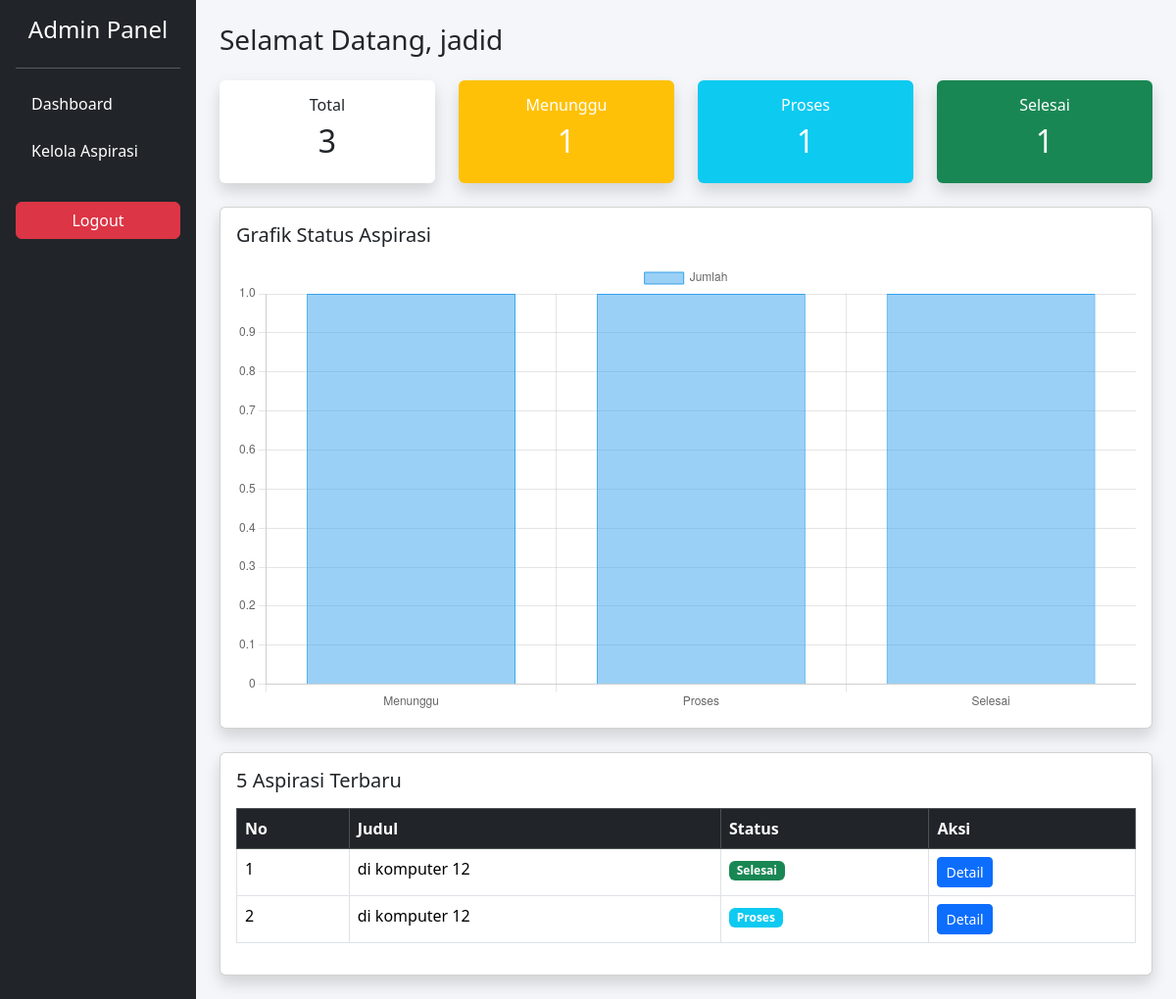
The page /admin/dashboard.php (signed in) on the database its author committed.
### tables this page shows
CREATE TABLE `aspirasi` (
  `id_aspirasi` int NOT NULL,
  `status` enum('Menunggu','Proses','Selesai') DEFAULT 'Menunggu',
  `id_pelaporan` int NOT NULL,
  `feedback` text,
  `nis` int DEFAULT NULL,
  `date_created` datetime NOT NULL DEFAULT CURRENT_TIMESTAMP
);

CREATE TABLE `input_aspirasi` (
  `id_pelaporan` int NOT NULL,
  `nis` int NOT NULL,
  `lokasi` varchar(50) NOT NULL,
  `ket` text NOT NULL,
  `id_kategori` int NOT NULL,
  `created_at` datetime NOT NULL DEFAULT CURRENT_TIMESTAMP
);

### admin/dashboard.php (the view, shortened to what this page needs)
<?php
    include "../config/config.php";
    $total = mysqli_fetch_assoc(mysqli_query($conn, "SELECT COUNT(*) as total FROM aspirasi"))['total'];
    $menunggu = mysqli_fetch_assoc(mysqli_query($conn, "SELECT COUNT(*) as total FROM aspirasi WHERE status='Menunggu'"))['total'];
    $proses = mysqli_fetch_assoc(mysqli_query($conn, "SELECT COUNT(*) as total FROM aspirasi WHERE status='Proses'"))['total'];
    $selesai = mysqli_fetch_assoc(mysqli_query($conn, "SELECT COUNT(*) as total FROM aspirasi WHERE status='Selesai'"))['total'];
    $latest = mysqli_query($conn, "
    SELECT
        a.id_pelaporan,
        a.status,
        i.lokasi
    FROM aspirasi a
    JOIN input_aspirasi i ON a.id_pelaporan = i.id_pelaporan
    ORDER BY a.id_pelaporan DESC
    LIMIT 5
    ");
    $username = mysqli_fetch_assoc(mysqli_query($conn, "SELECT username FROM admin WHERE admin_id='".$_SESSION['id']."'"))['username'];
    $username = $_SESSION['username'] ?? $username;
?>
<!doctype html>
    <html lang="en">
    <head>
    <link href="https://cdn.jsdelivr.net/npm/bootstrap@5.3.2/dist/css/bootstrap.min.css" rel="stylesheet">
    </head>
<body>
<div class="container-fluid">
    <div class="row">
        <div class="col-md-2 bg-dark text-white sidebar p-3 h-auto">
            <h4 class="text-center mb-4">Admin Panel</h4>
            <hr>
            <ul class="nav flex-column">
                <li class="nav-item mb-2">
                    <a class="nav-link text-white" href="#">Dashboard</a>
                </li>
                <li class="nav-item mb-2">
                    <a class="nav-link text-white" href="aspirasi/index.php">Kelola Aspirasi</a>
                </li>
                <li class="nav-item mt-4">
                    <a href="../logout.php" class="btn btn-danger w-100">Logout</a>
                </li>
            </ul>
        </div>
        <div class="col-md-10 p-4">
            <h3 class="mb-4">Selamat Datang, <?= $username ?> </h3>
            <div class="row g-4 mb-4">
                <div class="col-md-3">
                    <div class="card shadow border-0">
                        <div class="card-body text-center">
                            <h6>Total</h6>
                            <h2><?= $total ?></h2>
                        </div>
                    </div>
                </div>
                <div class="col-md-3">
                    <div class="card shadow border-0 bg-warning text-white">
                        <div class="card-body text-center">
                            <h6>Menunggu</h6>
                            <h2><?= $menunggu ?></h2>
                        </div>
                    </div>
                </div>
                <div class="col-md-3">
                    <div class="card shadow border-0 bg-info text-white">
                        <div class="card-body text-center">
                            <h6>Proses</h6>
                            <h2><?= $proses ?></h2>
                        </div>
                    </div>
                </div>
                <div class="col-md-3">
                    <div class="card shadow border-0 bg-success text-white">
                        <div class="card-body text-center">
                            <h6>Selesai</h6>
                            <h2><?= $selesai ?></h2>
                        </div>
                    </div>
                </div>
            </div>
            <div class="card shadow mb-4 max-width 250px">
                <div class="card-body">
                    <h5 class="mb-3">Grafik Status Aspirasi</h5>
                    <canvas id="chartStatus"></canvas>
                </div>
            </div>
            <div class="card shadow">
                <div class="card-body">
                    <h5 class="mb-3">5 Aspirasi Terbaru</h5>
                    <table class="table table-bordered">
                        <thead class="table-dark">
                            <tr>
                            <th>No</th>
                            <th>Judul</th>
                            <th>Status</th>
                            <th>Aksi</th>
                            </tr>
                        </thead>
                        <tbody>
                            <?php $no=1; while($row = mysqli_fetch_assoc($latest)){
                                if($row['status'] == "Menunggu"){
                                    $badge = "<span class='badge bg-warning'>Menunggu</span>";
                                }elseif($row['status'] == "Proses"){
                                    $badge = "<span class='badge bg-info'>Proses</span>";
                                }else{
                                    $badge = "<span class='badge bg-success'>Selesai</span>";
                                }
                                ?>
                                <tr>
                                <td><?= $no++ ?></td>
                                <td><?= $row['lokasi'] ?></td>
                                <td><?= $badge ?></td>
                                <td>
                                    <a href="aspirasi/detail.php?id=<?= $row['id_pelaporan'] ?>"
                                    class="btn btn-sm btn-primary">Detail</a>
                                </td>
                                </tr>
                            <?php } ?>
                        </tbody>
                    </table>
                </div>
            </div>
        </div>
    </div>
</div>
<script>
const ctx = document.getElementById('chartStatus');
new Chart(ctx, {
    type: 'bar',
    data: {
        labels: ['Menunggu', 'Proses', 'Selesai'],
        datasets: [{
            label: 'Jumlah',
            data: [<?= $menunggu ?>, <?= $proses ?>, <?= $selesai ?>],
            borderWidth: 1
        }]
    },
    options: {
        scales: {
            y: {
            beginAtZero: true
            }
        }
    }
});
</script>
</body>
</html>

### admin/dashboard.php (style rules this page uses)
body { background-color: #f4f6f9; }
.sidebar { height: 100vh; }

### rows shown on the page
aspirasi: id_pelaporan.lokasi "di komputer 12", status "Selesai"
aspirasi: id_pelaporan.lokasi "di komputer 12", status "Proses"

### other values the page prints
$username "jadid"
$total "3"
$menunggu "1"
$proses "1"
$selesai "1"
chart data {{ $menunggu }} 1
chart data {{ $proses }} 1
chart data {{ $selesai }} 1
